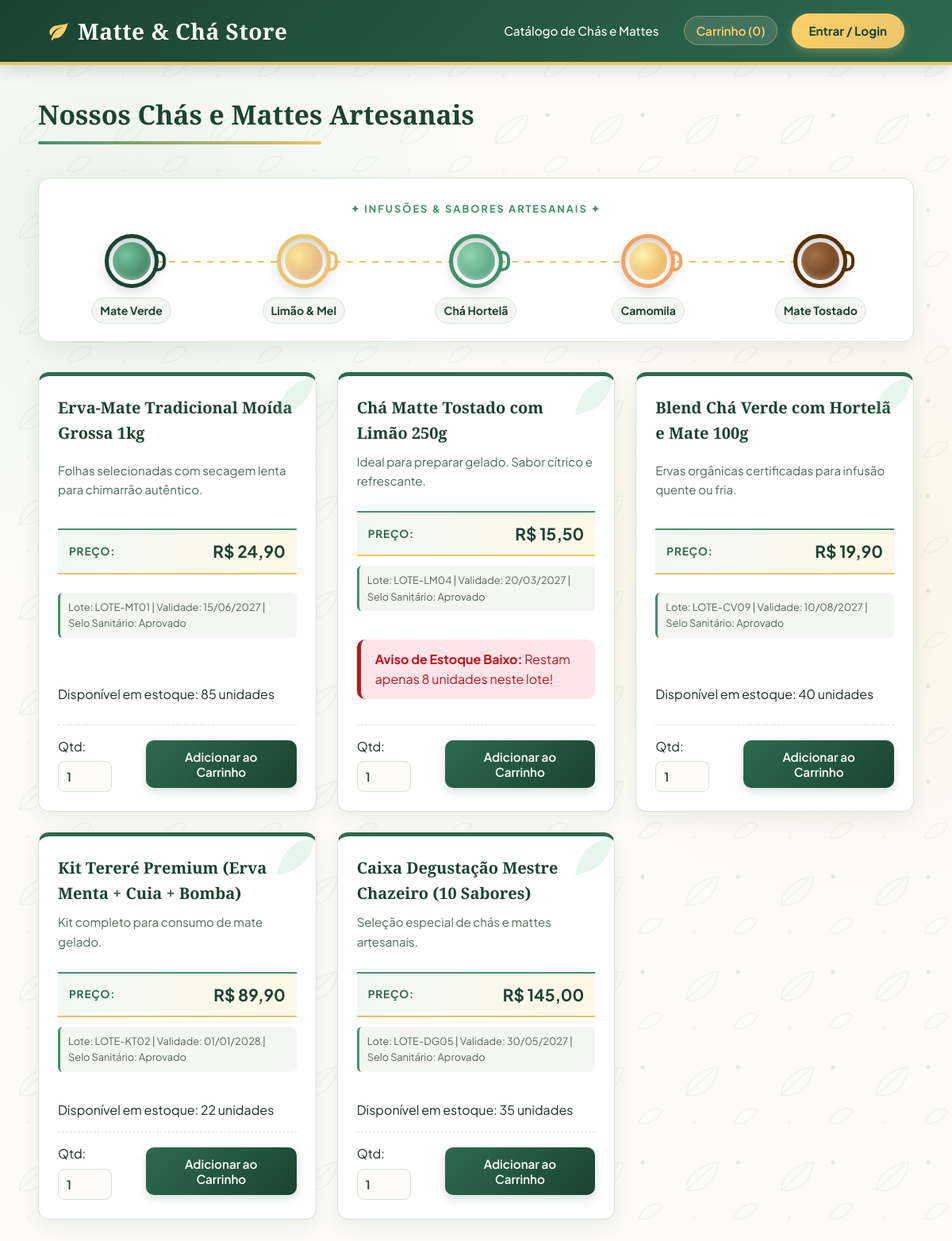
The app's page /Matte.db-main/index.php with its own data.
### tables this page shows
CREATE TABLE estoque (
    idestoque INT PRIMARY KEY AUTO_INCREMENT,
    idprodutos INT NOT NULL,
    codigo_lote VARCHAR(50) NOT NULL,
    quantidade_inicial INT NOT NULL,
    quantidade_atual INT NOT NULL,
    quantidade_minima INT NOT NULL,  
    validade_lote DATE NOT NULL,
    verificacao_sanitaria TINYINT(1) DEFAULT 1,  
    registro_alimentos TEXT,
    FOREIGN KEY (idprodutos) REFERENCES produtos(idprodutos)
);

CREATE TABLE produtos (
    idprodutos INT PRIMARY KEY AUTO_INCREMENT,
    nome_produto VARCHAR(100) NOT NULL,
    descricao VARCHAR(255),
    custo_produto DECIMAL(10, 2) NOT NULL
);

### Matte.db-main/config.php (called while the page is built, shortened)
<?php
function formatarMoeda($valor)
{
    return 'R$ ' . number_format((float)$valor, 2, ',', '.');
}

### Matte.db-main/index.php (the view, shortened to what this page needs)
<?php
require_once 'config.php';
$sql = "SELECT p.*, e.codigo_lote, e.quantidade_atual, e.quantidade_minima, e.validade_lote, e.verificacao_sanitaria
        FROM produtos p
        INNER JOIN estoque e ON p.idprodutos = e.idprodutos
        WHERE e.verificacao_sanitaria = 1";
$produtos = $pdo->query($sql)->fetchAll();
require_once 'header.php';
?>
<h2>Nossos Chás e Mattes Artesanais</h2>
<section class="linha-xicaras-sabores">
    <div class="xicaras-lista">
        <div class="xicara-item xicara-mate-verde">
            <div class="xicara-topo"></div>
            <span class="xicara-nome-sabor">Mate Verde</span>
        </div>
        <div class="xicara-item xicara-limao-mel">
            <div class="xicara-topo"></div>
            <span class="xicara-nome-sabor">Limão & Mel</span>
        </div>
        <div class="xicara-item xicara-hortela">
            <div class="xicara-topo"></div>
            <span class="xicara-nome-sabor">Chá Hortelã</span>
        </div>
        <div class="xicara-item xicara-camomila">
            <div class="xicara-topo"></div>
            <span class="xicara-nome-sabor">Camomila</span>
        </div>
        <div class="xicara-item xicara-mate-tostado">
            <div class="xicara-topo"></div>
            <span class="xicara-nome-sabor">Mate Tostado</span>
        </div>
    </div>
</section>
<section class="catalogo-produtos">
    <?php foreach ($produtos as $p): ?>
        <article class="card-produto" style="border: 1px solid #ccc; padding: 15px; margin-bottom: 15px;">
            <h3><?= htmlspecialchars($p['nome_produto']) ?></h3>
            <p><?= htmlspecialchars($p['descricao']) ?></p>
            <p><strong>Preço:</strong> <?= formatarMoeda($p['custo_produto']) ?></p>
            <small>
                Lote: <?= htmlspecialchars($p['codigo_lote']) ?> |
                Validade: <?= date('d/m/Y', strtotime($p['validade_lote'])) ?> |
                Selo Sanitário: Aprovado
            </small><br>
            <?php if ($p['quantidade_atual'] <= $p['quantidade_minima']): ?>
                <p style="color: red;"><strong>Aviso de Estoque Baixo:</strong> Restam apenas <?= $p['quantidade_atual'] ?> unidades neste lote!</p>
            <?php else: ?>
                <p>Disponível em estoque: <?= $p['quantidade_atual'] ?> unidades</p>
            <?php endif; ?>
            <?php if ($p['quantidade_atual'] > 0): ?>
                <form method="POST" action="index.php">
                    <label>Qtd: <input type="number" name="quantidade" value="1" min="1" max="<?= $p['quantidade_atual'] ?>"></label>
                    <button type="submit">Adicionar ao Carrinho</button>
                </form>
            <?php else: ?>
                <button disabled>Produto Esgotado</button>
            <?php endif; ?>
        </article>
    <?php endforeach; ?>
</section>

### Matte.db-main/header.php (shortened to what this page needs)
<?php
$totalItensCarrinho = array_sum($_SESSION['carrinho']);
?>
<!DOCTYPE html>
<html lang="pt-BR">
<head>
    <link rel="stylesheet" href="style.css">
</head>
<body>
    <header>
        <nav>
            <h1><a href="index.php">Matte & Chá Store</a></h1>
            <ul>
                <li><a href="index.php">Catálogo de Chás e Mattes</a></li>
                <li><a href="carrinho.php">Carrinho (<?= $totalItensCarrinho ?>)</a></li>
                <?php if (isset($_SESSION['cliente_id'])): ?>
                    <li><a href="meus_pedidos.php">Meus Pedidos & Rastreio</a></li>
                    <li>Olá, <strong><?= htmlspecialchars($_SESSION['cliente_nome']) ?></strong> | <a href="auth.php?acao=sair">Sair</a></li>
                <?php else: ?>
                    <li><a href="auth.php" class="btn-login-topo">Entrar / Login</a></li>
                <?php endif; ?>
            </ul>
        </nav>
    </header>
    <main>

### records on screen
estoque: idprodutos.nome_produto "Erva-Mate Tradicional Moída Grossa 1kg", idprodutos.descricao "Folhas selecionadas com secagem lenta para chimarrão autêntico.", idprodutos.custo_produto "R$ 24,90", codigo_lote "LOTE-MT01", validade_lote "15/06/2027", quantidade_atual "85"
estoque: idprodutos.nome_produto "Chá Matte Tostado com Limão 250g", idprodutos.descricao "Ideal para preparar gelado. Sabor cítrico e refrescante.", idprodutos.custo_produto "R$ 15,50", codigo_lote "LOTE-LM04", validade_lote "20/03/2027", quantidade_atual "8"
estoque: idprodutos.nome_produto "Blend Chá Verde com Hortelã e Mate 100g", idprodutos.descricao "Ervas orgânicas certificadas para infusão quente ou fria.", idprodutos.custo_produto "R$ 19,90", codigo_lote "LOTE-CV09", validade_lote "10/08/2027", quantidade_atual "40"
estoque: idprodutos.nome_produto "Kit Tereré Premium (Erva Menta + Cuia + Bomba)", idprodutos.descricao "Kit completo para consumo de mate gelado.", idprodutos.custo_produto "R$ 89,90", codigo_lote "LOTE-KT02", validade_lote "01/01/2028", quantidade_atual "22"
estoque: idprodutos.nome_produto "Caixa Degustação Mestre Chazeiro (10 Sabores)", idprodutos.descricao "Seleção especial de chás e mattes artesanais.", idprodutos.custo_produto "R$ 145,00", codigo_lote "LOTE-DG05", validade_lote "30/05/2027", quantidade_atual "35"

### other values on screen
$totalItensCarrinho "0"
